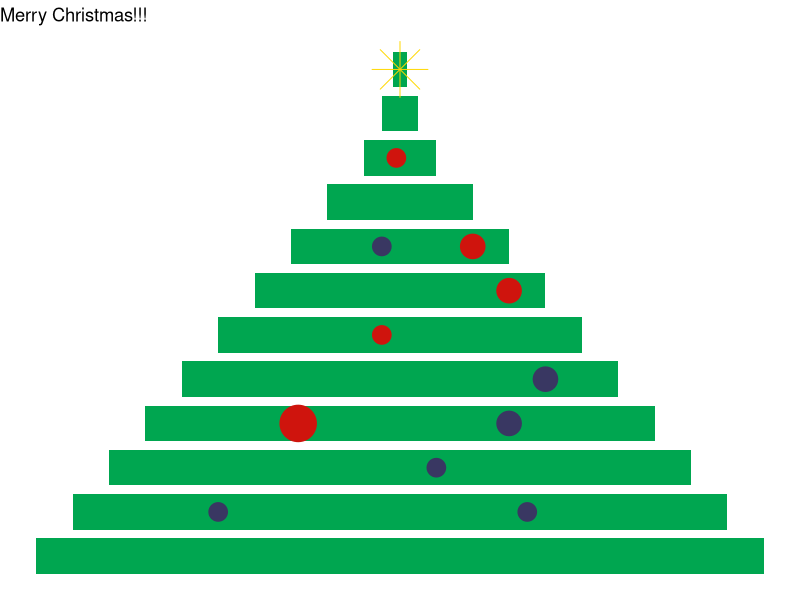

Source code (R):
library(ggplot2)

dataset <- c(10, 9,8,7,6,5,4,3,2,1,0.5,0.2)

df <- data.frame(group = rep(c("l","d"), 
                             each=length(dataset)),
                 x = 1:length(dataset),
                 y = c(dataset, dataset*-1))

ggplot() +
  geom_bar(data = df, aes(x=x, y=y),stat = "identity", fill = '#00A650',width=.8) +
  geom_point(aes(x=6, y=-0.5), colour="#CF140D", size=6) +
  geom_point(aes(x=5, y=4), colour="#393762", size=8) +
  geom_point(aes(x=7, y=3), colour="#CF140D", size=8) +
  geom_point(aes(x=2, y=3.5), colour="#393762", size=6) +
  geom_point(aes(x=10, y=-0.1), colour="#CF140D", size=6) +
  geom_point(aes(x=4, y=3), colour="#393762", size=8) +
  geom_point(aes(x=8, y=2), colour="#CF140D", size=8) +
  geom_point(aes(x=3, y=1), colour="#393762", size=6) +
  geom_point(aes(x=2, y=-5), colour="#393762", size=6) +
  geom_point(aes(x=8, y=-0.5), colour="#393762", size=6) +
  geom_point(aes(x=12, y=0), shape=8, fill="yellow", color="gold", size=13) +
  geom_point(aes(x=4, y=-2.8), colour="#CF140D", size=12) + ggtitle("Merry Christmas!!!") + theme_void() +
  coord_flip()
